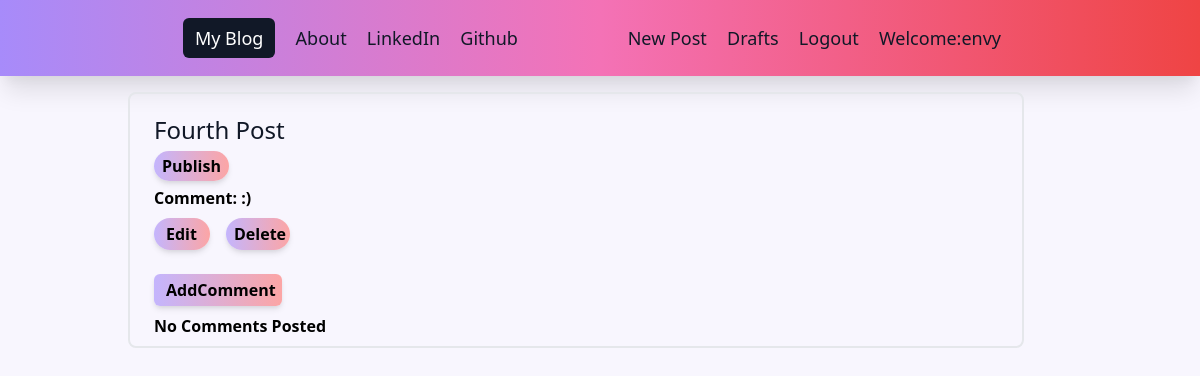
Before: /blog/post/19/details (signed in) with the older database file.
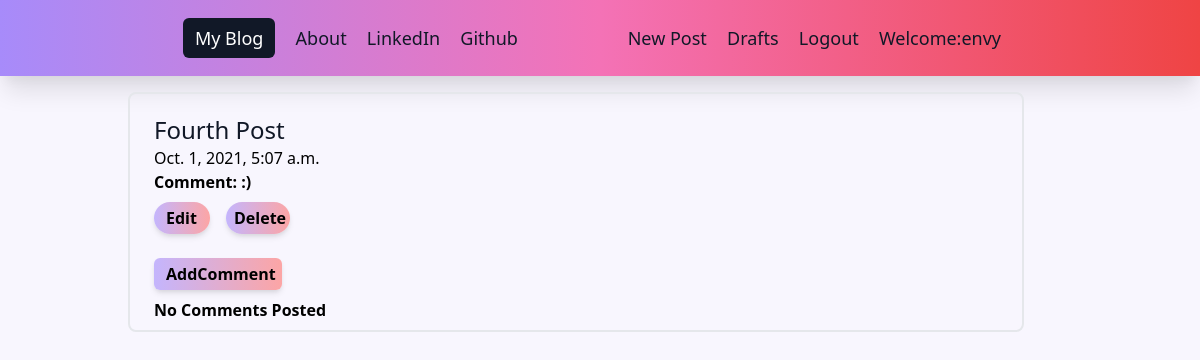
After: the same page with the newer database file.
### blog/models.py (models this page shows, shortened)
class Post(models.Model):
    author = models.ForeignKey('auth.user', on_delete=CASCADE)
    title = models.CharField(max_length=200)
    Text = models.TextField()
    date_created = models.DateTimeField(
        default=timezone.datetime.now, editable=True)
    publish_date = models.DateTimeField(blank=True, null=True)

### blog/views.py (the view)
# urls.py: path('post/<int:pk>/details', views.PostDetailView.as_view(), name='post_detail'),
class PostDetailView(DetailView):
    model = Post

### blog/templates/blog/post_detail.html
{% extends "blog/base.html" %} {% block content %}
<div class="border-2 border-gray-200 sm:rounded-lg my-4 px-6">
  <div class="md:container md:mx-auto mt-5">
    <h1 class="text-gray-900 font-medium font-nunito font text-2xl">
      {{post.title}}
    </h1>
  </div>
  {% if post.publish_date %}
  <div>
    <h4>{{ post.publish_date }}</h4>
  </div>
  {% else %}
  <div class="my-2">
    <a
      class="
        px-2
        py-1
        my-2
        mb-4
        text-md
        font-semibold
        rounded-full
        bg-gradient-to-r
        from-purple-300
        to-red-300
        text-grey-800
        w-24
        shadow-md
        hover:text-white
      "
      href="{% url 'blog:post_publish' pk=post.pk %}"
      >Publish</a
    >
  </div>
  {% endif %}
  <p class="font-semibold">Comment: {{ post.Text|safe|linebreaksbr }}</p>
  {% if user.is_authenticated %}
  <div class="flex justify-start space-x-4">
    <div
      class="
        px-3
        py-1
        my-2
        mb-4
        text-md
        font-semibold
        rounded-full
        bg-gradient-to-r
        from-purple-300
        to-red-300
        text-grey-800
        w-14
        shadow-md
        hover:text-white
      "
    >
      <a class="font-semibold" href="{% url 'blog:post_edit' pk=post.pk %}">
        Edit
      </a>
    </div>
    <div
      class="
        px-2
        py-1
        my-2
        mb-4
        text-md
        font-semibold
        rounded-full
        bg-gradient-to-r
        from-purple-300
        to-red-300
        text-grey-800
        w-16
        shadow-md
        hover:text-white
      "
    >
      <a class="font-semibold" href="{% url 'blog:post_remove' pk=post.pk %}"
        >Delete
      </a>
    </div>
  </div>
  {% endif %}
  <div
    class="
      px-3
      py-1
      my-2
      mb-4
      font-semibold
      rounded-md
      bg-gradient-to-r
      from-purple-300
      to-red-300
      text-grey-800
      w-32
      shadow-md
      hover:text-white
    "
  >
    <a
      class=""
      type="submit"
      href="{% url 'blog:add_comment_to_post' pk=post.pk %}"
      >AddComment</a
    >
  </div>
  <div class="container font-semibold">
    <div class="-my-2 font-semibold">
      {% for comment in post.comments.all %} <br />
      {% if user.is_authenticated or comment.approved_comment %}
      {{comment.created_date}}
    </div>
    {% if not comment.approved_comment %}
    <div class="my-2 font-semibold">
      <p>{{comment.Text|safe|linebreaks}}</p>
    </div>
    <a
      class="
        px-2
        py-1
        my-3
        mb-4
        mr-4
        text-md
        font-semibold
        rounded-full
        bg-gradient-to-r
        from-purple-300
        to-red-300
        text-grey-800
        w-16
        shadow-md
        hover:text-white
      "
      href="{% url 'blog:comment_remove' pk=comment.pk %}"
      >Delete</a
    >
    <a
      class="
        px-2
        py-1
        mr-4
        mb-4
        text-md
        font-semibold
        rounded-full
        bg-gradient-to-r
        from-purple-300
        to-red-300
        text-grey-800
        w-16
        shadow-md
        hover:text-white
      "
      href="{% url 'blog:comment_approve' pk=comment.pk %}"
      >Approve</a
    >
    {% endif %}
    <div class="my-2 font-semibold">
      <p>Posted By:{{comment.author}}</p>
    </div>
    {% endif %} {% empty %}
    <div class="font-semibold mb-4">
      <p>No Comments Posted</p>
      {% endfor %}
    </div>
  </div>
</div>
{% endblock content %}

Changed rows visible on the page:
changed Post "Fourth Post": publish_date (not shown) → "Oct. 1, 2021, 5:07 a.m."
Other visible differences:
text no longer shown: "Publish"
